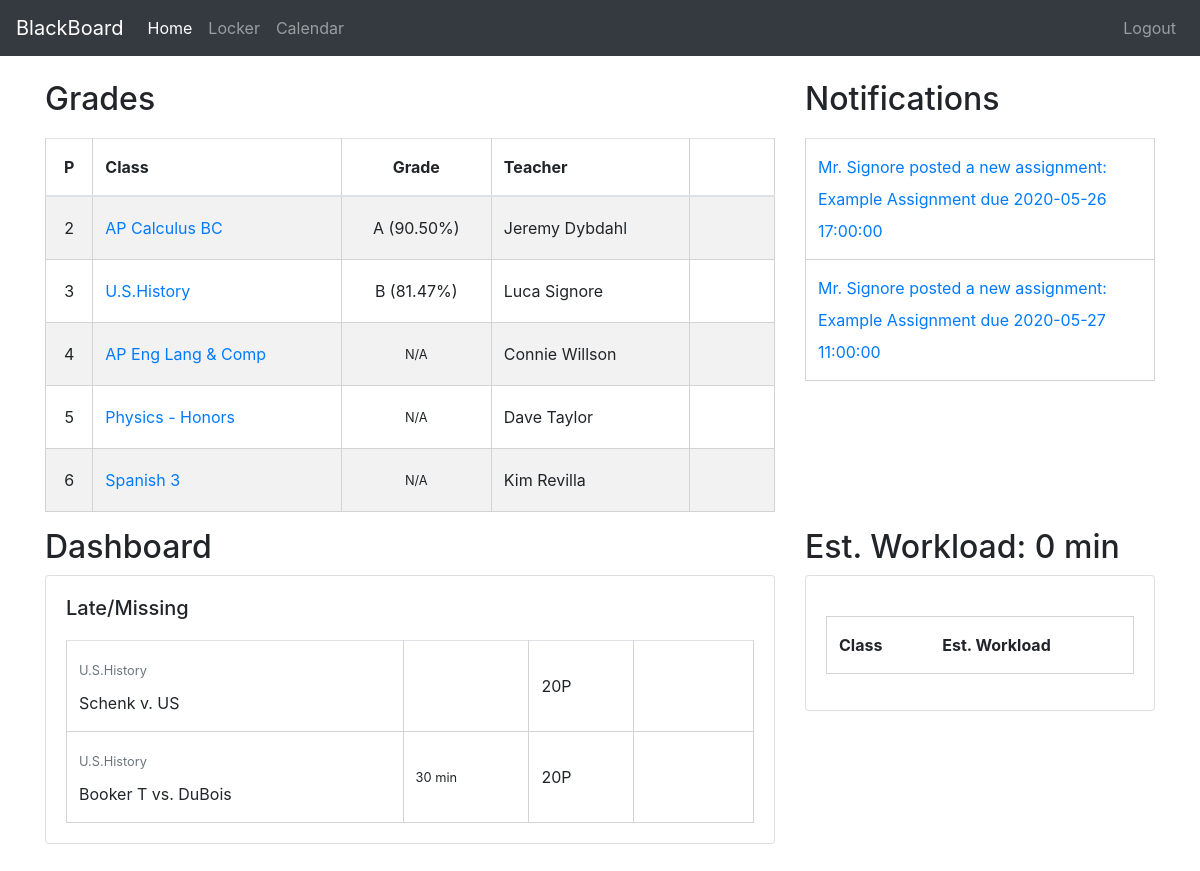
The page /students/ (signed in) on the database as committed earlier.
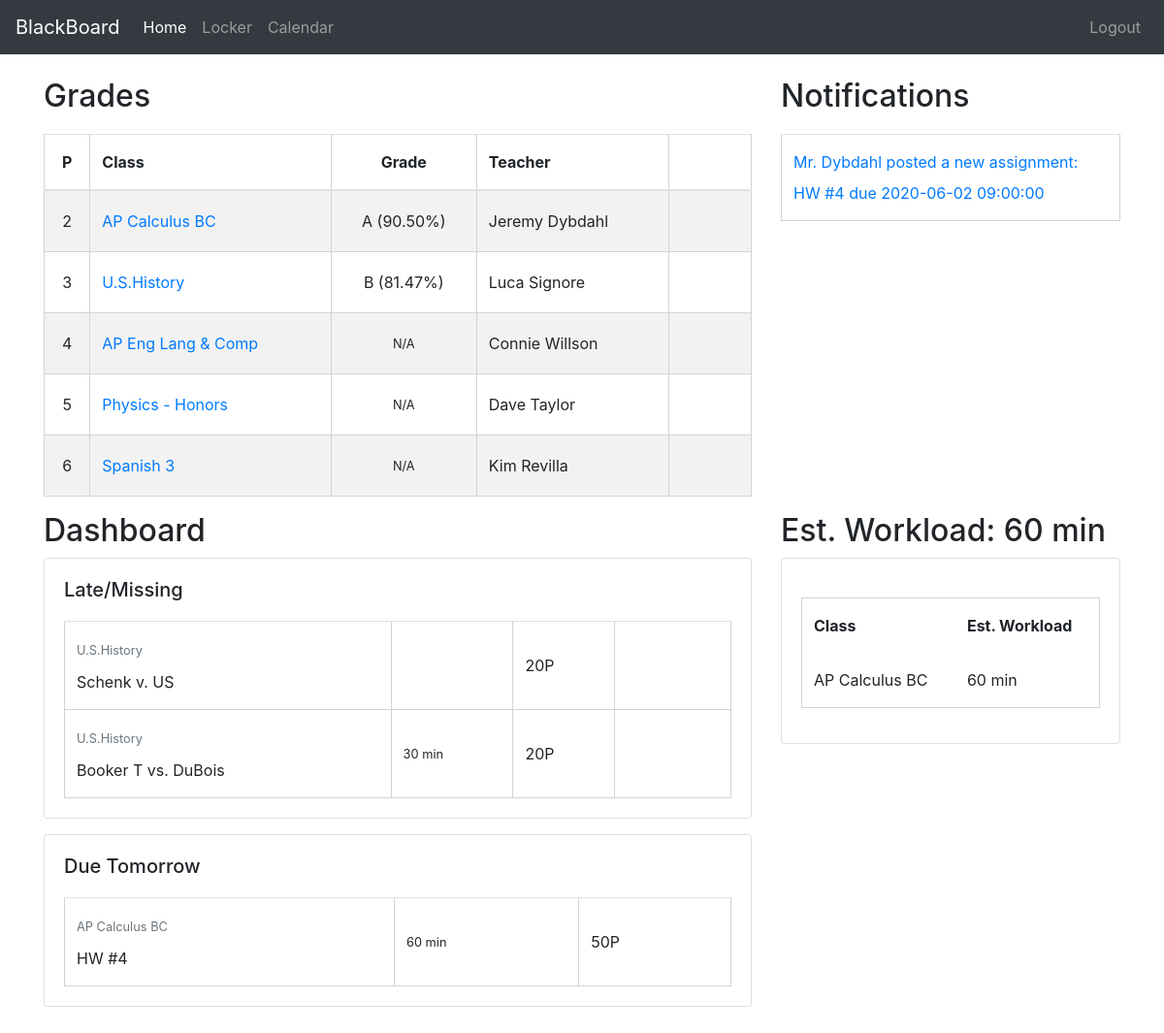
The same page on the database as committed later.
### board/models.py (models this page shows, shortened)
class Course(models.Model):
    course_id = models.CharField(max_length=8, primary_key=True)
    course_name = models.CharField(max_length=25)
    class Meta:
        db_table = 'courses'
        order_with_respect_to = 'course_id'

class Notification(models.Model):
    recipient = models.ForeignKey(User, on_delete=models.CASCADE)
    message = models.TextField(max_length=150, unique=False)
    sent_date = models.DateTimeField(auto_now_add=True)
    link = models.TextField(max_length=200, null=True)
    read = models.BooleanField(null=True, default=False)
    class Meta:
        db_table = 'notifications'
        order_with_respect_to = 'recipient'

class Assignment(models.Model):
    id = models.UUIDField(primary_key=True, default=uuid.uuid4, editable=False, unique=True)
    assignment_name = models.CharField(max_length=80, unique=False)
    category_id = models.CharField(max_length=100, unique=False)
    assignment_description = models.CharField(max_length=150, unique=False, null=True)
    points = models.IntegerField()
    created = models.DateTimeField(null=True, auto_now_add=True)
    updated = models.DateTimeField(null=True, auto_now=True)
    assigned = models.DateTimeField(null=True)
    due_date = models.DateTimeField(null=True)
    est_completion_time_min = models.IntegerField(null=True, default=None)
    class Meta:
        db_table = 'assignments'
        order_with_respect_to = 'id'

### student/decorators.py (the view)
    def wrapper(request, *args, **kwargs):
        user = request.user
        try:
            student = Student.objects.all().get(user=user)
        except:
            return redirect('student-logout')
        if kwargs.get('enrollment_id'):
            enrollment = ClassEnrollment.objects.get(id=uuid.UUID(kwargs.get('enrollment_id')))
            if student.student_id == enrollment.student_id:
                return function(request, *args, **kwargs)
            else:
                return HttpResponseForbidden()
        return function(request, *args, **kwargs)

### student/templatetags/student_extras.py (called while the page is built)
@register.filter
def firm_url(relative, request):
    return request.build_absolute_uri(relative)

### student/utils.py (called while the page is built)
def get_student_submissions(enrollments):
    submissions = {}
    for enrollment in enrollments:
        assignment_refs = ClassAssignments.objects.all().filter(class_id=enrollment.class_id)
        for assignment_ref in assignment_refs:
            assignment = Assignment.objects.all().get(id=uuid.UUID(assignment_ref.assignment_id).hex)
            submission = Submission.objects.all().get(assignment_id=str(assignment.id.hex),
                                                      enrollment_id=str(enrollment.id.hex))
            submissions.update({assignment: submission})
    return submissions

def get_enrollments(student):
    return ClassEnrollment.objects.all().filter(student_id=student.student_id)

def letter_grade(percent):
    if percent >= 0.9:
        return 'A'
    elif percent >= 0.8:
        return 'B'
    elif percent >= 0.7:
        return 'C'
    elif percent >= 0.6:
        return 'D'
    else:
        return 'F'

### student/templates/student/home.html (shortened to what the changed rows need)
{% extends "student/base.html" %}
{% load widget_tweaks %}
{% load student_extras %}
{% load static %}
{% block css %}
    <link rel="stylesheet" href="{% static 'student/home.css' %}">
{% endblock %}
{% block body %}
    <div class="container">
        <div class="row pt-4">
            <div class="col-lg-8">
                <h2>Grades</h2>
                <table class="table table-striped">
                    <thead class="">
                        <tr>
                            <th class="class-period text-center">P</th>
                            <th>Class</th>
                            <th class = "text-center" style="width: 150px">Grade</th>
                            <th class="class-teacher">Teacher</th>
                            <th class="class-mailto"></th>
                        </tr>
                    </thead>
                    <tbody>
                        {% for class in class_data %}
                        <tr>
                            <td class="text-center align-middle">{{ class.period }}</td>
                            <td class="align-middle"><a href="{% url 'student-class' element='grades' enrollment_id=class.enrollment_id %}">{{ class.course_name }}</a></td>
                            {% if class.grade is None %}
                                <td class="text-center align-middle"><small>N/A</small></td>
                            {% else %}
                                <td class="text-center align-middle">{{ class.grade.0 }} ({{ class.grade.1|floatformat:2 }}%)</td>
                            {% endif %}
                            <td class="align-middle">{{ class.teacher_name }}</td>
                            <td><button class="btn" onclick="location.href='mailto:{{ class.teacher_email }}'">
                                <i class="fa fa-mail-bulk"></i>
                            </button></td>
                        </tr>
                        {% endfor %}
                    </tbody>
                </table>
            </div>
            <div class="col-lg">
                <h2>Notifications</h2>
                <table class="table">
                    <tbody>
                        {% for notification in notifications %}
                            <tr>
                                <td><a href="{{ notification.link|firm_url:request }}">{{ notification.message }}</a></td>
                            </tr>
                        {% endfor %}
                    </tbody>
                </table>
            </div>
        </div>
        <div class="row">
            <div class="col-8">
                <h2>Dashboard</h2>
                {% if late %}
                    <div class="card card-late">
                        <div class="card-body">
                            <table class="table mb-0">
                                <tbody>
                                    {% for assignment_details, submission in late.items %}
                                        <tr>
                                            <td class="assignment-name align-middle">
                                                <small class="text-muted">{{ assignment_details.1.course_name }}</small><br>
                                                {{ assignment_details.0.assignment_name }}</td>
                                            {% if assignment_details.0.est_completion_time_min %}
                                                <td class="est-completion-time align-middle"><small>{{ assignment_details.0.est_completion_time_min }} min</small></td>
                                            {% else %}
                                                <td class="est-completion-time align-middle"></td>
                                            {% endif %}
                                            <td class="points align-middle">{{ assignment_details.0.points }}P</td>
                                            <td><button class="btn" onclick="location.href='mailto:{{ assignment_details.2.email_address }}?subject={{ assignment_details.0.assignment_name }}'">
                                                <i class="fa fa-mail-bulk"></i></button></td>
                                        </tr>
                                    {% endfor %}
                                </tbody>
                            </table>
                        </div>
                    </div>
                {% endif %}
                {% if due_tomorrow %}
                    <div class="card card-due-tmmrw mt-3">
                        <div class="card-body">
                            <h5 class="card-title">Due Tomorrow</h5>
                            <table class="table mb-0">
                                <tbody>
                                    {% for assignment_course, submission in due_tomorrow.items %}
                                        <tr>
                                            <td class="assignment-name align-middle">
                                                <small class="text-muted">{{ assignment_course.1.course_name }}</small><br>
                                                {{ assignment_course.0.assignment_name }}</td>
                                            {% if assignment_course.0.est_completion_time_min %}
                                                <td class="est-completion-time align-middle"><small>{{ assignment_course.0.est_completion_time_min }} min</small></td>
                                            {% else %}
                                                <td class="est-completion-time"></td>
                                            {% endif %}
                                            <td class="points align-middle">{{ assignment_course.0.points }}P</td>
                                        </tr>
                                    {% endfor %}
                                </tbody>
                            </table>
                        </div>
                    </div>
                {% endif %}
            </div>
            <div class="col-4">
                <h2>Est. Workload: {{ est_completion_time }} min</h2>
                {% if class_workloads %}
                    <div class="card">
                        <div class="card-body">
                            <table class="table table-borderless">
                                <thead>
                                    <tr>
                                        <th>Class</th>
                                        <th>Est. Workload</th>
                                    </tr>
                                </thead>
                                <tbody>
                                    {% for course, workload in class_workloads.items %}
                                        {% if workload > 0 %}
                                            <tr>
                                                <td>{{ course.course_name }}</td>
                                                <td>{{ workload }} min</td>
                                            </tr>
                                        {% endif %}
                                    {% endfor %}
                                </tbody>
                            </table>
                        </div>
                    </div>
                {% endif %}
            </div>
        </div>
    </div>
{% endblock %}

Rows that differ between the two databases and show on the page:
removed Notification: message "Mr. Signore posted a new assignment: Example Assignment due 2020-05-26 17:00:00"
removed Notification: message "Mr. Signore posted a new assignment: Example Assignment due 2020-05-27 11:00:00"
now on one of the page's lists (row unchanged): Course: course_name "AP Calculus BC"
added Notification: message "Mr. Dybdahl posted a new assignment: HW #4 due 2020-06-02 09:00:00"
added Assignment: course_name "AP Calculus BC", assignment_name "HW #4", est_completion_time_min "60", points "50", shown under "Due Tomorrow"
Other text that changed with them:
{{ est_completion_time }}: "0" → "60"
text now shown: "Due Tomorrow"
